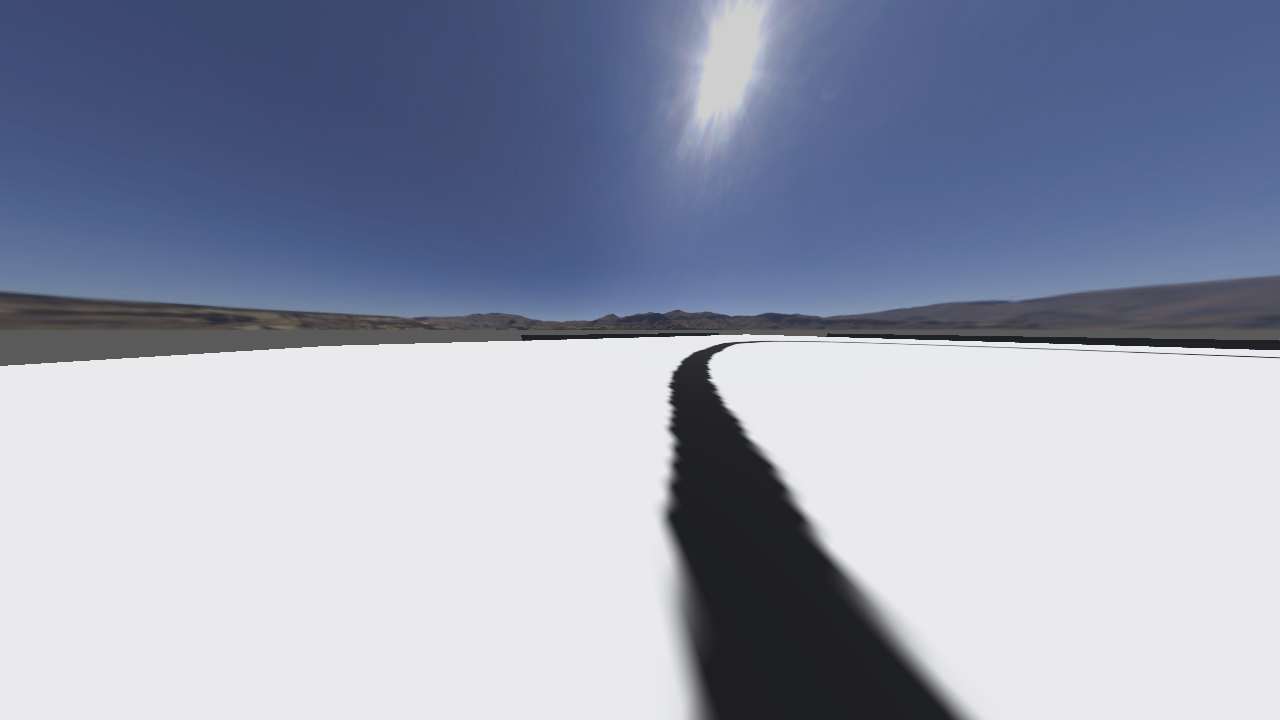
#> input picture images/output_image0.png, 1280 x 720 px; the run also reads 2 pictures not shown here
$ jupyter execute --allow-errors image_processing.ipynb
#> lines starting #> are read from the running program, lines starting #| are printed output that depends on the picture; after the words box and inside, x2 and y2 are one past the last pixel; in counts of white or black regions, pixels touching at a corner belong together; long printed decimals are rounded
[cell 1]
import numpy as np
import matplotlib.pyplot as plt
import cv2

[cell 2]
image = plt.imread('images/output_image0.png')
#> image is the input picture: shape (720, 1280, 4) float32; mean R, G, B, A 0.588, 0.615, 0.694, 1
print(f"Image shape: {image.shape}")
#| Image shape: (720, 1280, 4)
plt.imshow(image)
plt.show()

[cell 3]
print(f"Min value: {np.min(image)}")
#| Min value: 0.1137
print(f"Max value: {np.max(image)}")
#| Max value: 1.0

[cell 4]
image *= 255

[cell 5]
# turn image into 8-bit grey image
image = image.astype(np.uint8)
image = cv2.cvtColor(image, cv2.COLOR_RGB2GRAY)
#> image: shape (720, 1280)
plt.imshow(image, cmap='gray')
plt.show()

[cell 6]
# plot histogram of the bottom row of the image in log scale as bar plot
histogram = np.histogram(image[-1], bins=256, range=(0, 256))[0]
#> histogram = 256 values, max 920 at index 234, min 0 at index 0, mean 5
plt.bar(range(256), histogram, log=True)
plt.show()
#> figure, not shown here; tallest bar 920 high, from x = 233.6 to 234.4

[cell 7]
threshold = 50
for threshold in range(31, 55, 5):
    binary_image = np.zeros_like(image)
    binary_image[image < threshold] = 0
    binary_image[image >= threshold] = 255
    plt.imshow(binary_image, cmap='gray')
    plt.title(f"Threshold: {threshold}")
    plt.show()
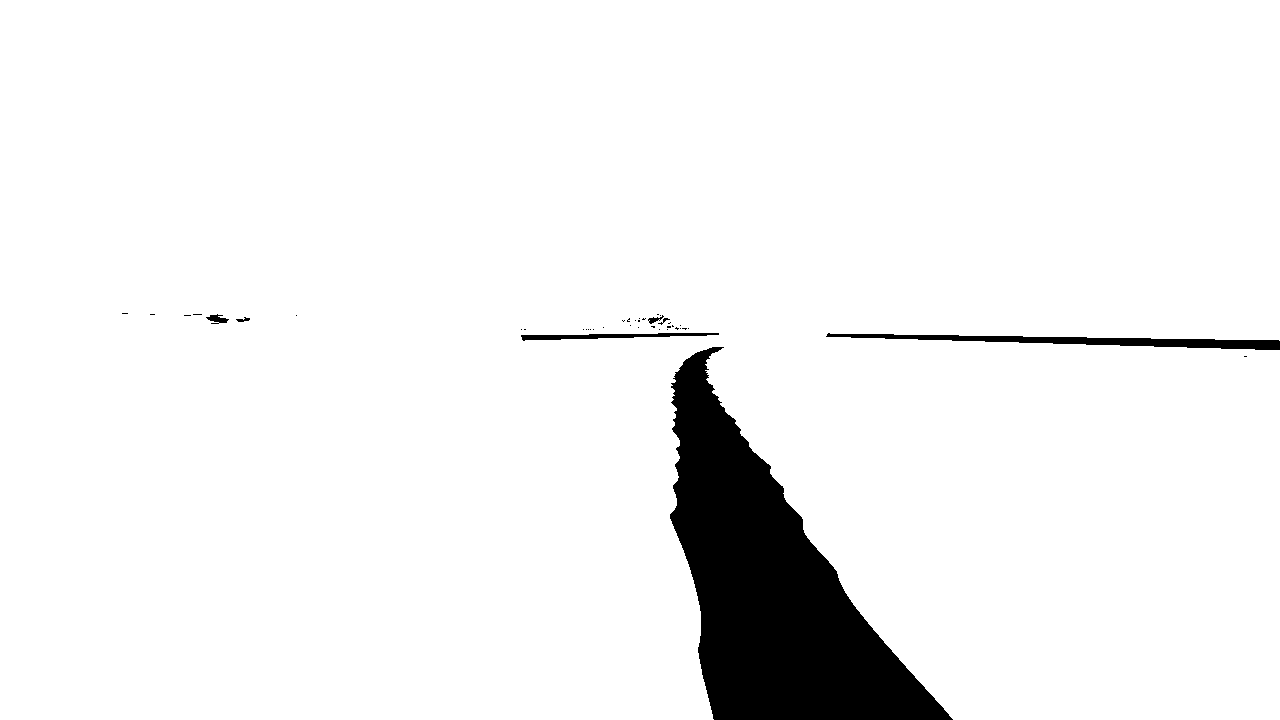
#> binary_image: shape (720, 1280); 94.5% white; 42 black regions (35 under 20 px), largest, box (x1, y1, x2, y2) and area: (670, 347, 953, 720) 46603, (826, 333, 1280, 350) 2964, (521, 333, 719, 341) 755

[cell 8]
threshold = 51
binary_image = np.zeros_like(image)
binary_image[image < threshold] = 0
binary_image[image >= threshold] = 255
plt.imshow(binary_image, cmap='gray')
plt.show()

[cell 9]
# gaussian blur
gaussian_blur = cv2.GaussianBlur(binary_image, (5, 5), 0)
plt.imshow(gaussian_blur, cmap='gray')
plt.show()

[cell 10]
max_pooling = cv2.resize(binary_image, (0, 0), fx=0.2, fy=0.2, interpolation=cv2.INTER_NEAREST)
plt.imshow(max_pooling, cmap='gray')
plt.show()

[cell 11]
binary_image_with_border = np.copy(binary_image)
binary_image_with_border[-1, :] = 0
plt.imshow(binary_image_with_border, cmap='gray')
plt.show()
num_labels, labels = cv2.connectedComponents(binary_image_with_border)

print(f"Unique labels: {np.unique(labels)}")
print(labels)
plt.imshow(labels, cmap='gray')
plt.show()

[cell 12]
import cv2
import numpy as np
import matplotlib.pyplot as plt

img = plt.imread('images/output_image5.png')
img = cv2.cvtColor(img, cv2.COLOR_RGB2GRAY)
#> img: shape (720, 1280) float32
img *= 255
img = cv2.threshold(img, 50, 255, cv2.THRESH_BINARY)[1]
#> img: shape (720, 1280) float32; 92.9% white; 28 black regions (25 under 20 px), largest, box (x1, y1, x2, y2) and area: (655, 342, 971, 720) 49832, (0, 333, 650, 433) 15224, (799, 333, 906, 336) 258
# convert to 8-bit
img = img.astype(np.uint8)
# reverse image
img = cv2.bitwise_not(img)
plt.imshow(img, cmap='gray')
num_labels, labels_im = cv2.connectedComponents(img)
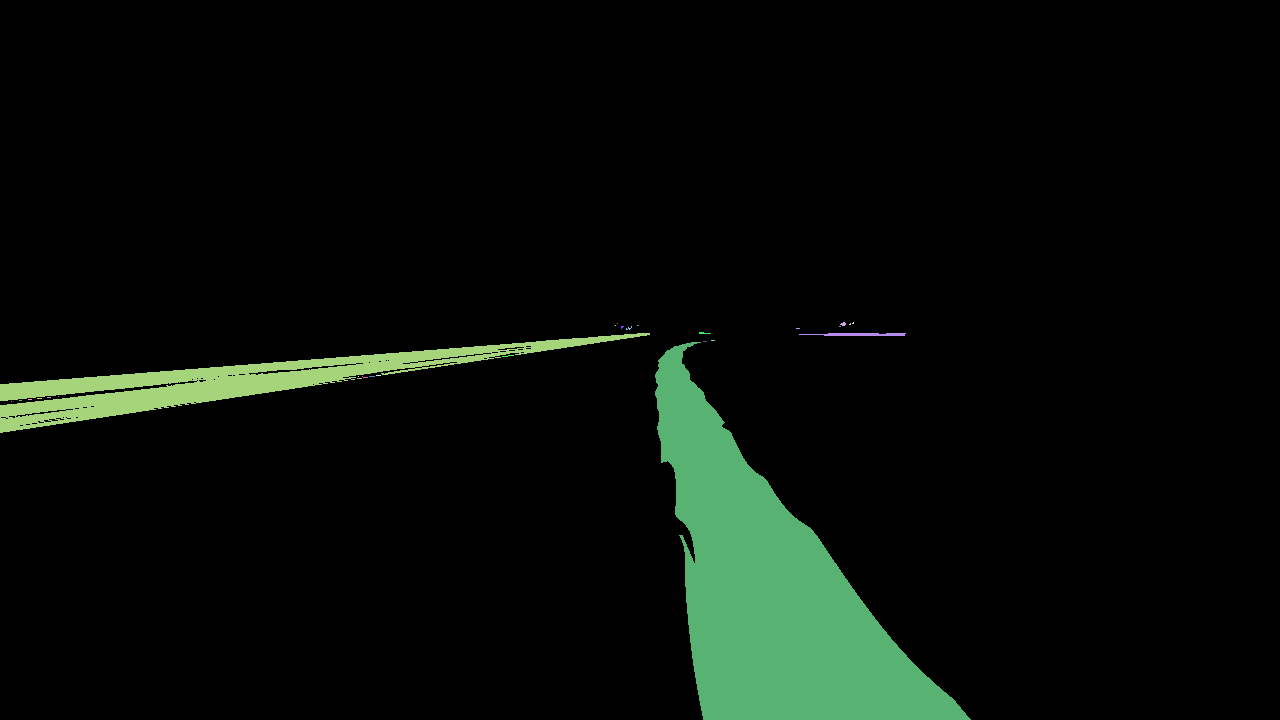
#> labels_im: shape (720, 1280) int32; 29 distinct labels, from 0 to 28; one colour per label, 0 black
#> num_labels = 29

def imshow_components(labels):
    # Map component labels to hue val
    label_hue = np.uint8(179*labels/np.max(labels))
    blank_ch = 255*np.ones_like(label_hue)
    labeled_img = cv2.merge([label_hue, blank_ch, blank_ch])

    # cvt to BGR for display
    labeled_img = cv2.cvtColor(labeled_img, cv2.COLOR_HSV2BGR)

    # set bg label to black
    labeled_img[label_hue==0] = 0

    plt.imshow(labeled_img)
    plt.show()

def remove_non_bottom_row_components(labels):
    bottom_row = labels[-1]
    bottom_labels = np.unique(bottom_row)
    for label in bottom_labels:
        if label != 0:
            labels[labels != label] = 0
    return labels

imshow_components(labels_im)
processed_labels = remove_non_bottom_row_components(labels_im)
#> in remove_non_bottom_row_components, `bottom_row = labels[-1]`: bottom_row = 1280 values, max 16 at index 703, min 0 at index 0, mean 3.35
#> in remove_non_bottom_row_components, `bottom_labels = np.unique(bottom_row)`: bottom_labels = [0, 16]
#> the loop in remove_non_bottom_row_components, `for label in bottom_labels:` made 2 passes
#> label on pass 2: 16
#> after the loop in remove_non_bottom_row_components, `for label in bottom_labels:`: labels: shape (720, 1280) int32; values 0 (black) and 16 (white), 5.4% white; 1 white region, box (x1, y1, x2, y2) and area: (655, 342, 971, 720) 49832
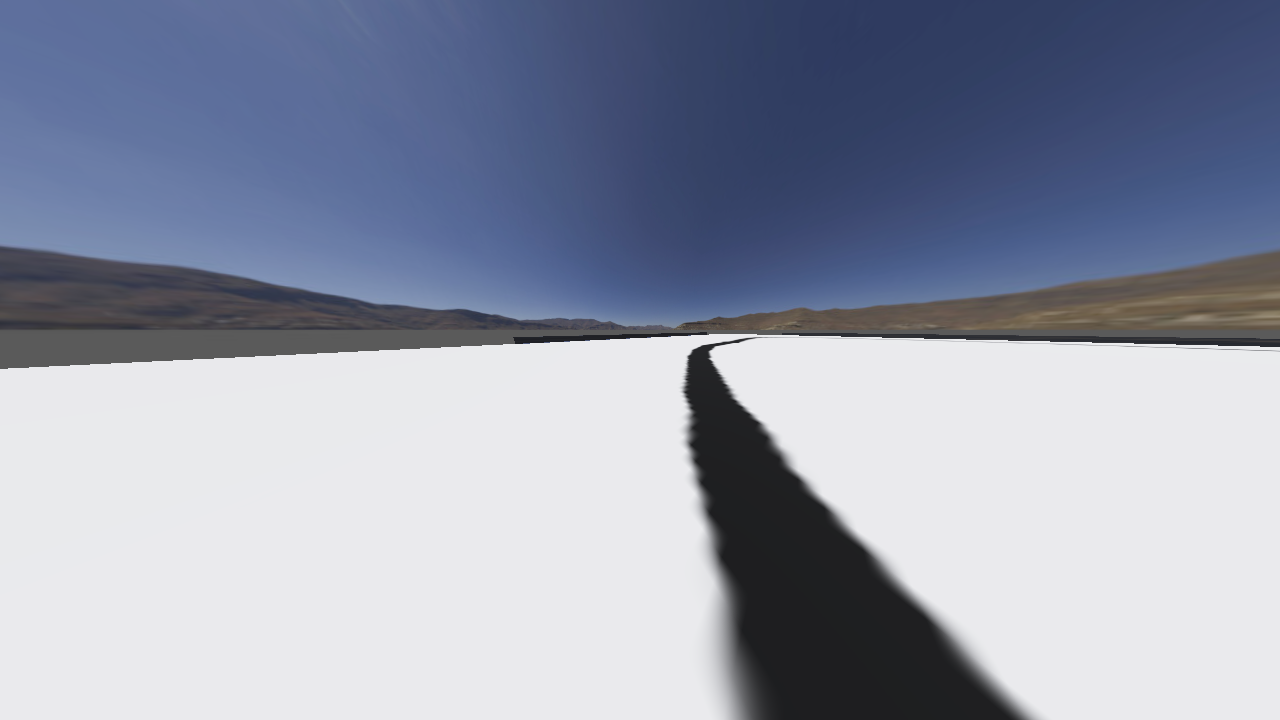
#> input picture images/output_image2.png, 1280 x 720 px
plt.imshow(processed_labels, cmap='gray')
plt.show()

[cell 13]
import cv2
import numpy as np
import matplotlib.pyplot as plt

def extract_line(img):
    img = cv2.cvtColor(img, cv2.COLOR_RGB2GRAY)
    # resize image
    img = cv2.resize(img, (0, 0), fx=0.2, fy=0.2)
    # convert to 8-bit
    img *= 255
    img = img.astype(np.uint8)
    # binary threshold
    img = cv2.threshold(img, 50, 255, cv2.THRESH_BINARY)[1]
    img = cv2.bitwise_not(img)

    # connected components
    _, labels = cv2.connectedComponents(img)

    # remove non-bottom row components
    bottom_row = labels[-1]
    bottom_labels = np.unique(bottom_row)
    for label in bottom_labels:
        if label != 0:
            labels[labels != label] = 0

    return labels

#> (a cell that did not finish here is left out)

# Linear Regression

[cell 15]
def find_line(processed_image, show_plot=False):
    rotated_image = cv2.rotate(processed_image, cv2.ROTATE_90_CLOCKWISE)
    y, x = np.where(rotated_image > 0)
    A = np.vstack([x, np.ones(len(x))]).T
    m, c = np.linalg.lstsq(A, y, rcond=None)[0]
    if show_plot:
        plt.imshow(rotated_image, cmap='gray')
        plt.plot(x, m*x + c, 'r')
        plt.show()
    return m, c

[cell 16]
image = plt.imread('images/output_image0.png')
processed_image = extract_line(image)
#> in extract_line, `img = cv2.threshold(img, 50, 255, cv2.THRESH_BINARY)[1]`: img: shape (144, 256); 94.5% white; 6 black regions (3 under 20 px), largest, box (x1, y1, x2, y2) and area: (134, 69, 190, 144) 1869, (170, 67, 256, 70) 118, (104, 67, 127, 68) 23
#> in extract_line, `_, labels = cv2.connectedComponents(img)`: labels: shape (144, 256) int32; 7 distinct labels, from 0 to 6
#> in extract_line, `bottom_row = labels[-1]`: bottom_row = 256 values, max 6 at index 143, min 0 at index 0, mean 1.1
#> in extract_line, `bottom_labels = np.unique(bottom_row)`: bottom_labels = [0, 6]
#> the loop in extract_line, `for label in bottom_labels:` made 2 passes
#> label on pass 2: 6
#> after the loop in extract_line, `for label in bottom_labels:`: labels: shape (144, 256) int32; values 0 (black) and 6 (white), 5.1% white; 1 white region, box (x1, y1, x2, y2) and area: (134, 69, 190, 144) 1869
m, c = find_line(processed_image, show_plot=True)
#> in find_line, `rotated_image = cv2.rotate(processed_image, cv2.ROTATE_90_CLOCKWISE)`: rotated_image: shape (256, 144) int32; values 0 (black) and 6 (white), 5.1% white; 1 white region, box (x1, y1, x2, y2) and area: (0, 134, 75, 190) 1869
#> in find_line, `y, x = np.where(rotated_image > 0)`: y = 1869 values from 134 to 189; x = 1869 values, max 74 at index 400, min 0 at index 401, mean 26.06
#> in find_line, `A = np.vstack([x, np.ones(len(x))]).T`: A = 1869 pairs, first value 0 to 74, second value 1 to 1
#> in find_line, `m, c = np.linalg.lstsq(A, y, rcond=None)[0]`: m = -0.419; c = 164.6
#> m = -0.419; c = 164.6
print(f"m: {m}")
#| m: -0.4191
print(f"c: {c}")
#| c: 164.596

[cell 17]
from time import time

#> (the rest of this cell did not finish here and is left out)

#> the loop in extract_line (call 2), `for label in bottom_labels:` made 2 passes
#> in extract_line (call 3), `img = cv2.threshold(img, 50, 255, cv2.THRESH_BINARY)[1]`: img: shape (144, 256); 93.1% white; 15 black regions (13 under 20 px), largest, box (x1, y1, x2, y2) and area: (123, 69, 175, 144) 2040, (0, 67, 120, 81) 467
#> in extract_line (call 3), `_, labels = cv2.connectedComponents(img)`: labels: shape (144, 256) int32; 16 distinct labels, from 0 to 15
#> after the loop in extract_line (call 3), `for label in bottom_labels:`: labels: shape (144, 256) int32; values 0 (black) and 14 (white), 5.5% white; 1 white region, box (x1, y1, x2, y2) and area: (123, 69, 175, 144) 2040
#> in extract_line (call 4), `img = cv2.cvtColor(img, cv2.COLOR_RGB2GRAY)`:
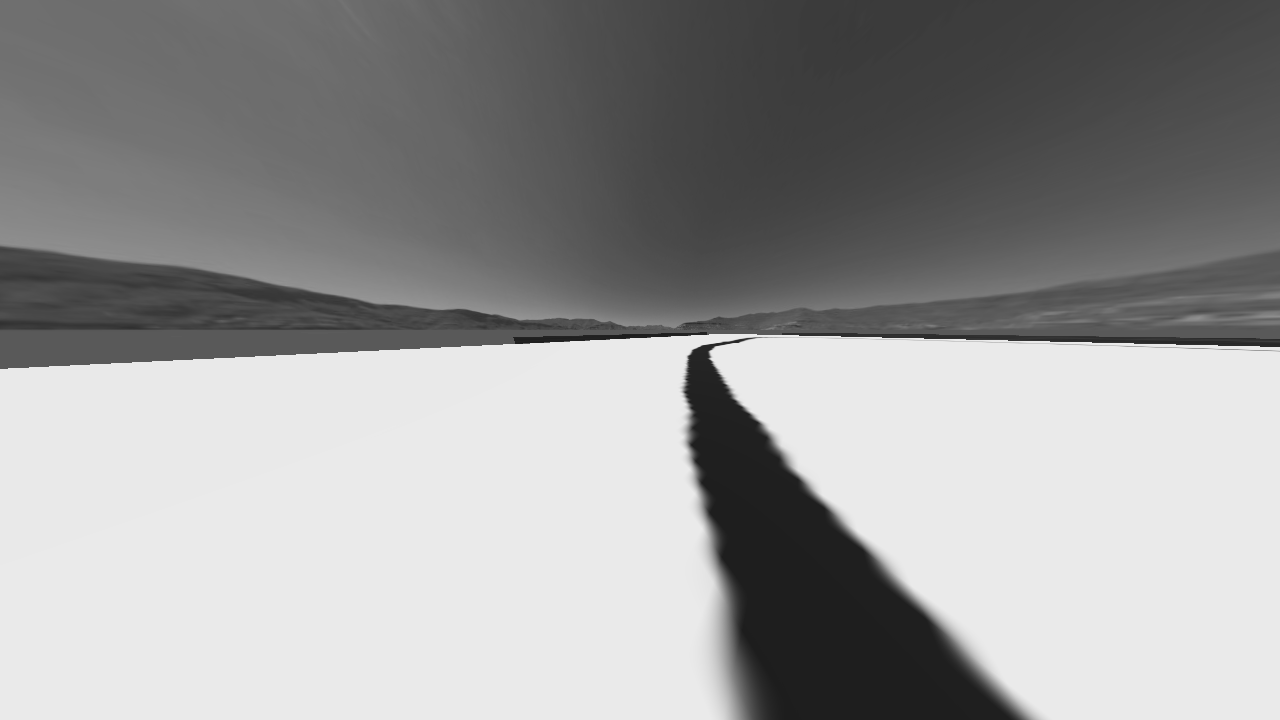
#> img: shape (720, 1280) float32; min 0.116, max 0.921, mean 0.601
#> in extract_line (call 4), `bottom_row = labels[-1]`: bottom_row = 256 values, max 6 at index 153, min 0 at index 0, mean 1.17
#> in extract_line (call 4), `bottom_labels = np.unique(bottom_row)`: bottom_labels = [0, 6]
#> the loop in extract_line (call 4), `for label in bottom_labels:` made 2 passes
start = time()
results = [find_line(image) for image in images]
end = time()

print(f"Time taken: {end - start} seconds")
print(f"Average time taken: {(end - start) / len(images)} seconds")
print(results)

[cell 18]
def get_line_width_and_height(processed_image):
    row_has_data = np.any(processed_image, axis=1)
    height = np.sum(row_has_data)
    width = np.sum(processed_image[-1] > 0)
    return width, height

image = plt.imread('images/output_image0.png')
processed_image = extract_line(image)
width, height = get_line_width_and_height(processed_image)
#> in get_line_width_and_height, `height = np.sum(row_has_data)`: height = 75
#> in get_line_width_and_height, `width = np.sum(processed_image[-1] > 0)`: width = 47
#> width = 47; height = 75
print(f"Width: {width}")
#| Width: 47
print(f"Height: {height}")
#| Height: 75

[cell 19]
line_length = 75
camera_h = 7
fov = 2.79253
f = line_length / (2 * np.tan(fov / 2))
angle = 0.261799

distances = list(range(0, 20, 5))

ys = [f * (d * np.sin(angle)) / (camera_h + d * np.cos(angle)) for d in distances]
ys = np.array(ys)
ys /= ys.max()
ys *= line_length
print(ys)
plt.scatter(distances, ys)
plt.xlabel('Distance (cm)')
plt.ylabel('Height (pixels)')
plt.show()

[cell 20]
def find_3_lines(image, plot=False):
    segments = [
        (0, 45),
        (45, 65),
        (65, 75),
    ]
    ms = []
    cs = []

    for start, end in segments:
        # print(f"Start: {start}, End: {end}")
        image_segment = image[143 - end:143 - start]
        m, c = find_line(image_segment)
        ms.append(m)
        cs.append(c)

    if plot:
        # plot the lines
        rotated_image = cv2.rotate(image, cv2.ROTATE_90_CLOCKWISE)
        plt.imshow(rotated_image, cmap='gray')
        for i in range (len(ms)):
            m = ms[i]
            c = cs[i]
            start = segments[i][0]
            end = segments[i][1]
            start_point = (start, int(c))
            end_point = (end, int(m * (end - start) + c))
            # print(f"Start point: {start_point}")
            # print(f"End point: {end_point}")
            plt.plot([start_point[0], end_point[0]], [start_point[1], end_point[1]], 'r')
        plt.show()

    return ms, cs

#> (the rest of this cell did not finish here and is left out)

    ms, cs = find_3_lines(processed_image, plot=True)
#> the loop in find_3_lines, `for start, end in segments: # print(f"Start: {start}, End: {end}")` made 3 passes
#> (m, c) on passes 1 to 3: (-0.464, 164.8), (-0.396, 145.6), (0.425, 137.3)
#> after the loop in find_3_lines, `for start, end in segments:`: cs = [164.8, 145.6, 137.3]; ms = [-0.464, -0.396, 0.425]
#> the loop in find_3_lines, `for i in range (len(ms)):` made 3 passes
#> (m, c, start, end, start_point, end_point) on passes 1 to 3: (-0.464, 164.8, 0, 45, (0, 164), (45, 143)), (-0.396, 145.6, 45, 65, (45, 145), (65, 137)), (0.425, 137.3, 65, 75, (65, 137), (75, 141))
#> `ms, cs = find_3_lines(processed_image, plot=True)`: cs = [164.8, 145.6, 137.3]
#| ms: [-0.4635, -0.3961, 0.4252]
#| cs: [164.792, 145.613, 137.267]
    print(f"Image {i}")
    print(f"ms: {ms}")
    print(f"cs: {cs}")
